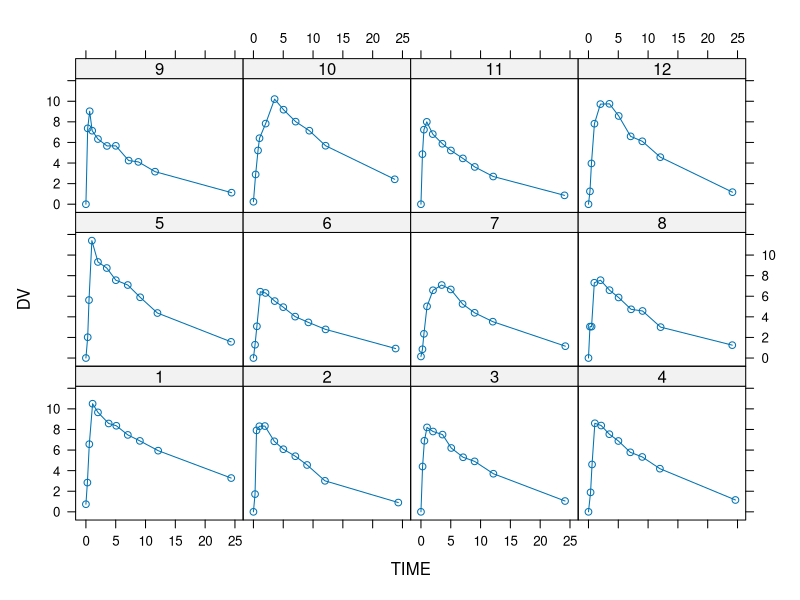

Write R code to recreate this figure.
## ---- chunk 1
DataAll <- Theoph
colnames(DataAll) <- c("ID", "BWT", "DOSE", "TIME", "DV")
DataAll[,"ID"] <- as.numeric(as.character(DataAll[,"ID"]))
## ---- chunk 2
lattice::xyplot(DV ~ TIME | as.factor(ID), data=DataAll, type="b")
